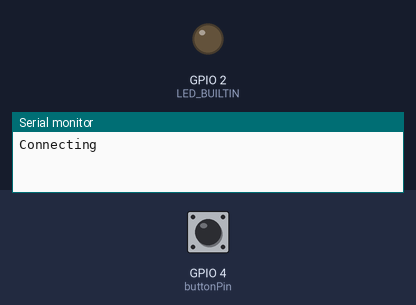
Simulated run of this sketch. Board: ESP8266 (NodeMCU). Shown: output pins drawn as LEDs (lit = HIGH, except the on-board LED, lit = LOW), the last lines printed to the serial monitor. Inputs (shaded band) come from the test bench; at power-on: GPIO 4 (buttonPin) LOW. WiFi joins after 1.5 s; servers stay silent unless stated.

Above: at 0.1 s.
At 1.6 s:
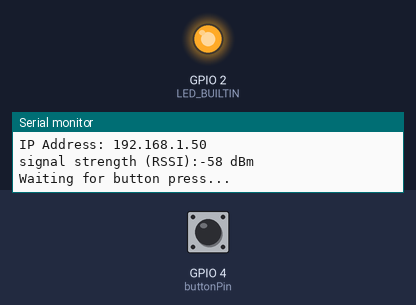
Timing chart, 0 to 3.1 s (numbered marks = the images above):
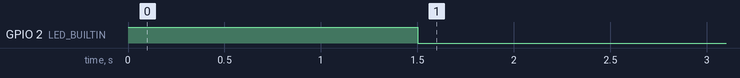

The sketch:

button.ino
```cpp
#include <ESP8266WiFi.h>
#include <WiFiUdp.h>

#define ssid "emergency_stop"
#define pass "emergency_stop"
WiFiUDP Udp;
unsigned int localPort = 6000; // local port to listen on
char packetBuffer[255]; //buffer to hold incoming packet
char  ReplyBuffer[] = "stop"; // a string to send back

const int buttonPin = 4;     // the number of the pushbutton pin
int buttonState = 0;         // variable for reading the pushbutton status
bool isPressed = false;
int downCounter = 0;

void setup() {
  Serial.begin(115200);
  while (!Serial) {
    ; // wait for serial port to connect. Needed for native USB port only
  }
  // initialize the LED pin as an output, and turn it on (LOW = ON):
  pinMode(LED_BUILTIN, OUTPUT);
  digitalWrite(LED_BUILTIN, HIGH);
  // initialize the pushbutton pin as an input:
  pinMode(buttonPin, INPUT);

  WiFi.begin(ssid, pass);

  Serial.print("Connecting");
  while (WiFi.status() != WL_CONNECTED)
  {
    delay(500);
    Serial.print(".");
  }
  Serial.println();
  Serial.println("Connected to wifi");
  digitalWrite(LED_BUILTIN, LOW);
  printWifiStatus();

  Serial.println("\nWaiting for button press...");
  // if you get a connection, report back via serial:
  Udp.begin(localPort);
}

void loop() {
  // read the state of the pushbutton value:
  buttonState = digitalRead(buttonPin);

  //Serial.println(buttonState);

  // check if the pushbutton is pressed.
  // if it is, the buttonState is HIGH:
  if (buttonState == HIGH && !isPressed) {
    // turn LED off:

    //digitalWrite(LED_BUILTIN, HIGH);

    Udp.beginPacket("192.168.4.1", localPort);
    Udp.write("stop");
    Udp.endPacket();
    delay(100);

    isPressed = true;
  } else if(buttonState == LOW) {

    isPressed = false;
    delay(500);
    // turn LED on:
    //digitalWrite(LED_BUILTIN, LOW);
  }
}

void printWifiStatus() {
  // print the SSID of the network you're attached to:
  Serial.print("SSID: ");
  Serial.println(WiFi.SSID());

  // print your WiFi shield's IP address:
  IPAddress ip = WiFi.localIP();
  Serial.print("IP Address: ");
  Serial.println(ip);

  // print the received signal strength:
  long rssi = WiFi.RSSI();
  Serial.print("signal strength (RSSI):");
  Serial.print(rssi);
  Serial.println(" dBm");
}
```
